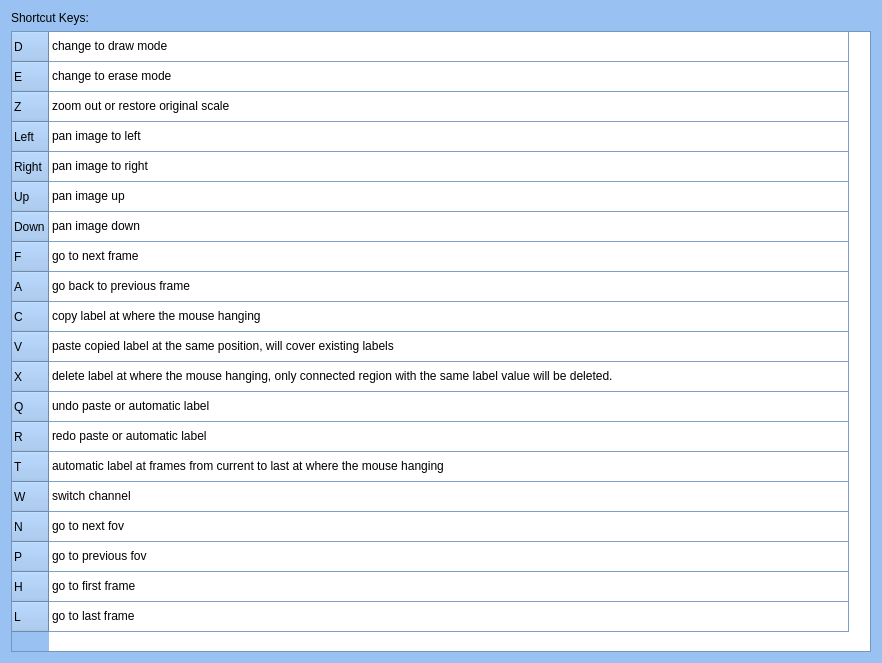
<?xml version="1.0" encoding="UTF-8"?>
<ui version="4.0">
 <class>ManualDialog</class>
 <widget class="QDialog" name="ManualDialog">
  <property name="geometry">
   <rect>
    <x>0</x>
    <y>0</y>
    <width>882</width>
    <height>663</height>
   </rect>
  </property>
  <property name="palette">
   <palette>
    <active>
     <colorrole role="WindowText">
      <brush brushstyle="SolidPattern">
       <color alpha="255">
        <red>0</red>
        <green>0</green>
        <blue>0</blue>
       </color>
      </brush>
     </colorrole>
     <colorrole role="Button">
      <brush brushstyle="SolidPattern">
       <color alpha="255">
        <red>153</red>
        <green>193</green>
        <blue>241</blue>
       </color>
      </brush>
     </colorrole>
     <colorrole role="Light">
      <brush brushstyle="SolidPattern">
       <color alpha="255">
        <red>255</red>
        <green>255</green>
        <blue>255</blue>
       </color>
      </brush>
     </colorrole>
     <colorrole role="Midlight">
      <brush brushstyle="SolidPattern">
       <color alpha="255">
        <red>204</red>
        <green>224</green>
        <blue>248</blue>
       </color>
      </brush>
     </colorrole>
     <colorrole role="Dark">
      <brush brushstyle="SolidPattern">
       <color alpha="255">
        <red>76</red>
        <green>96</green>
        <blue>120</blue>
       </color>
      </brush>
     </colorrole>
     <colorrole role="Mid">
      <brush brushstyle="SolidPattern">
       <color alpha="255">
        <red>102</red>
        <green>129</green>
        <blue>161</blue>
       </color>
      </brush>
     </colorrole>
     <colorrole role="Text">
      <brush brushstyle="SolidPattern">
       <color alpha="255">
        <red>0</red>
        <green>0</green>
        <blue>0</blue>
       </color>
      </brush>
     </colorrole>
     <colorrole role="BrightText">
      <brush brushstyle="SolidPattern">
       <color alpha="255">
        <red>255</red>
        <green>255</green>
        <blue>255</blue>
       </color>
      </brush>
     </colorrole>
     <colorrole role="ButtonText">
      <brush brushstyle="SolidPattern">
       <color alpha="255">
        <red>0</red>
        <green>0</green>
        <blue>0</blue>
       </color>
      </brush>
     </colorrole>
     <colorrole role="Base">
      <brush brushstyle="SolidPattern">
       <color alpha="255">
        <red>255</red>
        <green>255</green>
        <blue>255</blue>
       </color>
      </brush>
     </colorrole>
     <colorrole role="Window">
      <brush brushstyle="SolidPattern">
       <color alpha="255">
        <red>153</red>
        <green>193</green>
        <blue>241</blue>
       </color>
      </brush>
     </colorrole>
     <colorrole role="Shadow">
      <brush brushstyle="SolidPattern">
       <color alpha="255">
        <red>0</red>
        <green>0</green>
        <blue>0</blue>
       </color>
      </brush>
     </colorrole>
     <colorrole role="AlternateBase">
      <brush brushstyle="SolidPattern">
       <color alpha="255">
        <red>204</red>
        <green>224</green>
        <blue>248</blue>
       </color>
      </brush>
     </colorrole>
     <colorrole role="ToolTipBase">
      <brush brushstyle="SolidPattern">
       <color alpha="255">
        <red>255</red>
        <green>255</green>
        <blue>220</blue>
       </color>
      </brush>
     </colorrole>
     <colorrole role="ToolTipText">
      <brush brushstyle="SolidPattern">
       <color alpha="255">
        <red>0</red>
        <green>0</green>
        <blue>0</blue>
       </color>
      </brush>
     </colorrole>
     <colorrole role="PlaceholderText">
      <brush brushstyle="SolidPattern">
       <color alpha="128">
        <red>0</red>
        <green>0</green>
        <blue>0</blue>
       </color>
      </brush>
     </colorrole>
    </active>
    <inactive>
     <colorrole role="WindowText">
      <brush brushstyle="SolidPattern">
       <color alpha="255">
        <red>0</red>
        <green>0</green>
        <blue>0</blue>
       </color>
      </brush>
     </colorrole>
     <colorrole role="Button">
      <brush brushstyle="SolidPattern">
       <color alpha="255">
        <red>153</red>
        <green>193</green>
        <blue>241</blue>
       </color>
      </brush>
     </colorrole>
     <colorrole role="Light">
      <brush brushstyle="SolidPattern">
       <color alpha="255">
        <red>255</red>
        <green>255</green>
        <blue>255</blue>
       </color>
      </brush>
     </colorrole>
     <colorrole role="Midlight">
      <brush brushstyle="SolidPattern">
       <color alpha="255">
        <red>204</red>
        <green>224</green>
        <blue>248</blue>
       </color>
      </brush>
     </colorrole>
     <colorrole role="Dark">
      <brush brushstyle="SolidPattern">
       <color alpha="255">
        <red>76</red>
        <green>96</green>
        <blue>120</blue>
       </color>
      </brush>
     </colorrole>
     <colorrole role="Mid">
      <brush brushstyle="SolidPattern">
       <color alpha="255">
        <red>102</red>
        <green>129</green>
        <blue>161</blue>
       </color>
      </brush>
     </colorrole>
     <colorrole role="Text">
      <brush brushstyle="SolidPattern">
       <color alpha="255">
        <red>0</red>
        <green>0</green>
        <blue>0</blue>
       </color>
      </brush>
     </colorrole>
     <colorrole role="BrightText">
      <brush brushstyle="SolidPattern">
       <color alpha="255">
        <red>255</red>
        <green>255</green>
        <blue>255</blue>
       </color>
      </brush>
     </colorrole>
     <colorrole role="ButtonText">
      <brush brushstyle="SolidPattern">
       <color alpha="255">
        <red>0</red>
        <green>0</green>
        <blue>0</blue>
       </color>
      </brush>
     </colorrole>
     <colorrole role="Base">
      <brush brushstyle="SolidPattern">
       <color alpha="255">
        <red>255</red>
        <green>255</green>
        <blue>255</blue>
       </color>
      </brush>
     </colorrole>
     <colorrole role="Window">
      <brush brushstyle="SolidPattern">
       <color alpha="255">
        <red>153</red>
        <green>193</green>
        <blue>241</blue>
       </color>
      </brush>
     </colorrole>
     <colorrole role="Shadow">
      <brush brushstyle="SolidPattern">
       <color alpha="255">
        <red>0</red>
        <green>0</green>
        <blue>0</blue>
       </color>
      </brush>
     </colorrole>
     <colorrole role="AlternateBase">
      <brush brushstyle="SolidPattern">
       <color alpha="255">
        <red>204</red>
        <green>224</green>
        <blue>248</blue>
       </color>
      </brush>
     </colorrole>
     <colorrole role="ToolTipBase">
      <brush brushstyle="SolidPattern">
       <color alpha="255">
        <red>255</red>
        <green>255</green>
        <blue>220</blue>
       </color>
      </brush>
     </colorrole>
     <colorrole role="ToolTipText">
      <brush brushstyle="SolidPattern">
       <color alpha="255">
        <red>0</red>
        <green>0</green>
        <blue>0</blue>
       </color>
      </brush>
     </colorrole>
     <colorrole role="PlaceholderText">
      <brush brushstyle="SolidPattern">
       <color alpha="128">
        <red>0</red>
        <green>0</green>
        <blue>0</blue>
       </color>
      </brush>
     </colorrole>
    </inactive>
    <disabled>
     <colorrole role="WindowText">
      <brush brushstyle="SolidPattern">
       <color alpha="255">
        <red>76</red>
        <green>96</green>
        <blue>120</blue>
       </color>
      </brush>
     </colorrole>
     <colorrole role="Button">
      <brush brushstyle="SolidPattern">
       <color alpha="255">
        <red>153</red>
        <green>193</green>
        <blue>241</blue>
       </color>
      </brush>
     </colorrole>
     <colorrole role="Light">
      <brush brushstyle="SolidPattern">
       <color alpha="255">
        <red>255</red>
        <green>255</green>
        <blue>255</blue>
       </color>
      </brush>
     </colorrole>
     <colorrole role="Midlight">
      <brush brushstyle="SolidPattern">
       <color alpha="255">
        <red>204</red>
        <green>224</green>
        <blue>248</blue>
       </color>
      </brush>
     </colorrole>
     <colorrole role="Dark">
      <brush brushstyle="SolidPattern">
       <color alpha="255">
        <red>76</red>
        <green>96</green>
        <blue>120</blue>
       </color>
      </brush>
     </colorrole>
     <colorrole role="Mid">
      <brush brushstyle="SolidPattern">
       <color alpha="255">
        <red>102</red>
        <green>129</green>
        <blue>161</blue>
       </color>
      </brush>
     </colorrole>
     <colorrole role="Text">
      <brush brushstyle="SolidPattern">
       <color alpha="255">
        <red>76</red>
        <green>96</green>
        <blue>120</blue>
       </color>
      </brush>
     </colorrole>
     <colorrole role="BrightText">
      <brush brushstyle="SolidPattern">
       <color alpha="255">
        <red>255</red>
        <green>255</green>
        <blue>255</blue>
       </color>
      </brush>
     </colorrole>
     <colorrole role="ButtonText">
      <brush brushstyle="SolidPattern">
       <color alpha="255">
        <red>76</red>
        <green>96</green>
        <blue>120</blue>
       </color>
      </brush>
     </colorrole>
     <colorrole role="Base">
      <brush brushstyle="SolidPattern">
       <color alpha="255">
        <red>153</red>
        <green>193</green>
        <blue>241</blue>
       </color>
      </brush>
     </colorrole>
     <colorrole role="Window">
      <brush brushstyle="SolidPattern">
       <color alpha="255">
        <red>153</red>
        <green>193</green>
        <blue>241</blue>
       </color>
      </brush>
     </colorrole>
     <colorrole role="Shadow">
      <brush brushstyle="SolidPattern">
       <color alpha="255">
        <red>0</red>
        <green>0</green>
        <blue>0</blue>
       </color>
      </brush>
     </colorrole>
     <colorrole role="AlternateBase">
      <brush brushstyle="SolidPattern">
       <color alpha="255">
        <red>153</red>
        <green>193</green>
        <blue>241</blue>
       </color>
      </brush>
     </colorrole>
     <colorrole role="ToolTipBase">
      <brush brushstyle="SolidPattern">
       <color alpha="255">
        <red>255</red>
        <green>255</green>
        <blue>220</blue>
       </color>
      </brush>
     </colorrole>
     <colorrole role="ToolTipText">
      <brush brushstyle="SolidPattern">
       <color alpha="255">
        <red>0</red>
        <green>0</green>
        <blue>0</blue>
       </color>
      </brush>
     </colorrole>
     <colorrole role="PlaceholderText">
      <brush brushstyle="SolidPattern">
       <color alpha="128">
        <red>0</red>
        <green>0</green>
        <blue>0</blue>
       </color>
      </brush>
     </colorrole>
    </disabled>
   </palette>
  </property>
  <property name="windowTitle">
   <string>Dialog</string>
  </property>
  <layout class="QVBoxLayout" name="verticalLayout_2">
   <item>
    <layout class="QVBoxLayout" name="verticalLayout">
     <item>
      <widget class="QLabel" name="label">
       <property name="text">
        <string>Shortcut Keys:</string>
       </property>
      </widget>
     </item>
     <item>
      <widget class="QTableWidget" name="tableWidget">
       <property name="enabled">
        <bool>true</bool>
       </property>
       <property name="autoFillBackground">
        <bool>true</bool>
       </property>
       <property name="editTriggers">
        <set>QAbstractItemView::NoEditTriggers</set>
       </property>
       <property name="horizontalScrollMode">
        <enum>QAbstractItemView::ScrollPerPixel</enum>
       </property>
       <attribute name="horizontalHeaderVisible">
        <bool>false</bool>
       </attribute>
       <attribute name="horizontalHeaderDefaultSectionSize">
        <number>800</number>
       </attribute>
       <row>
        <property name="text">
         <string>D</string>
        </property>
       </row>
       <row>
        <property name="text">
         <string>E</string>
        </property>
       </row>
       <row>
        <property name="text">
         <string>Z</string>
        </property>
       </row>
       <row>
        <property name="text">
         <string>Left</string>
        </property>
       </row>
       <row>
        <property name="text">
         <string>Right</string>
        </property>
       </row>
       <row>
        <property name="text">
         <string>Up</string>
        </property>
       </row>
       <row>
        <property name="text">
         <string>Down</string>
        </property>
       </row>
       <row>
        <property name="text">
         <string>F</string>
        </property>
       </row>
       <row>
        <property name="text">
         <string>A</string>
        </property>
       </row>
       <row>
        <property name="text">
         <string>C</string>
        </property>
       </row>
       <row>
        <property name="text">
         <string>V</string>
        </property>
       </row>
       <row>
        <property name="text">
         <string>X</string>
        </property>
       </row>
       <row>
        <property name="text">
         <string>Q</string>
        </property>
       </row>
       <row>
        <property name="text">
         <string>R</string>
        </property>
       </row>
       <row>
        <property name="text">
         <string>T</string>
        </property>
       </row>
       <row>
        <property name="text">
         <string>W</string>
        </property>
       </row>
       <row>
        <property name="text">
         <string>N</string>
        </property>
       </row>
       <row>
        <property name="text">
         <string>P</string>
        </property>
       </row>
       <row>
        <property name="text">
         <string>H</string>
        </property>
       </row>
       <row>
        <property name="text">
         <string>L</string>
        </property>
       </row>
       <column>
        <property name="text">
         <string>Function</string>
        </property>
       </column>
       <item row="0" column="0">
        <property name="text">
         <string>change to draw mode</string>
        </property>
       </item>
       <item row="1" column="0">
        <property name="text">
         <string>change to erase mode</string>
        </property>
       </item>
       <item row="2" column="0">
        <property name="text">
         <string>zoom out or restore original scale</string>
        </property>
       </item>
       <item row="3" column="0">
        <property name="text">
         <string>pan image to left</string>
        </property>
       </item>
       <item row="4" column="0">
        <property name="text">
         <string>pan image to right</string>
        </property>
       </item>
       <item row="5" column="0">
        <property name="text">
         <string>pan image up</string>
        </property>
       </item>
       <item row="6" column="0">
        <property name="text">
         <string>pan image down</string>
        </property>
       </item>
       <item row="7" column="0">
        <property name="text">
         <string>go to next frame</string>
        </property>
       </item>
       <item row="8" column="0">
        <property name="text">
         <string>go back to previous frame</string>
        </property>
       </item>
       <item row="9" column="0">
        <property name="text">
         <string>copy label at where the mouse hanging</string>
        </property>
       </item>
       <item row="10" column="0">
        <property name="text">
         <string>paste copied label at the same position, will cover existing labels</string>
        </property>
       </item>
       <item row="11" column="0">
        <property name="text">
         <string>delete label at where the mouse hanging, only connected region with the same label value will be deleted.</string>
        </property>
       </item>
       <item row="12" column="0">
        <property name="text">
         <string>undo paste or automatic label</string>
        </property>
       </item>
       <item row="13" column="0">
        <property name="text">
         <string>redo paste or automatic label</string>
        </property>
       </item>
       <item row="14" column="0">
        <property name="text">
         <string>automatic label at frames from current to last at where the mouse hanging</string>
        </property>
       </item>
       <item row="15" column="0">
        <property name="text">
         <string>switch channel</string>
        </property>
       </item>
       <item row="16" column="0">
        <property name="text">
         <string>go to next fov</string>
        </property>
       </item>
       <item row="17" column="0">
        <property name="text">
         <string>go to previous fov</string>
        </property>
       </item>
       <item row="18" column="0">
        <property name="text">
         <string>go to first frame</string>
        </property>
       </item>
       <item row="19" column="0">
        <property name="text">
         <string>go to last frame</string>
        </property>
       </item>
      </widget>
     </item>
    </layout>
   </item>
  </layout>
 </widget>
 <resources/>
 <connections/>
</ui>
